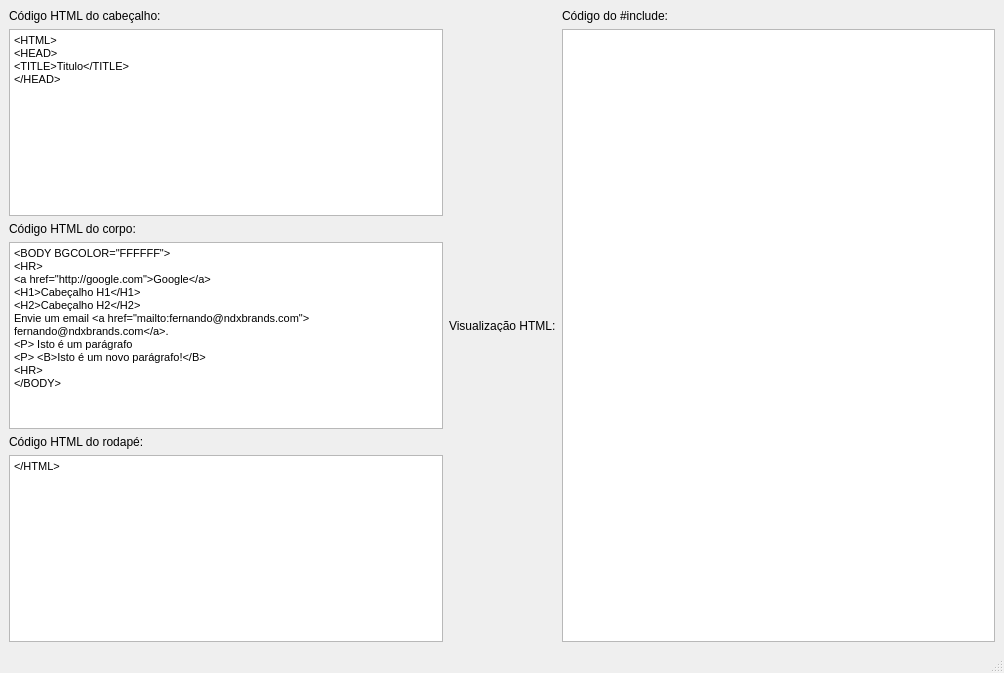
<?xml version="1.0" encoding="UTF-8"?>
<ui version="4.0">
 <class>MainWindow</class>
 <widget class="QMainWindow" name="MainWindow">
  <property name="geometry">
   <rect>
    <x>0</x>
    <y>0</y>
    <width>1004</width>
    <height>673</height>
   </rect>
  </property>
  <property name="windowTitle">
   <string>HTML2ESP - VA</string>
  </property>
  <widget class="QWidget" name="centralwidget">
   <layout class="QGridLayout" name="gridLayout">
    <item row="0" column="0">
     <layout class="QHBoxLayout" name="geral">
      <item>
       <layout class="QVBoxLayout" name="verticalLayout">
        <item>
         <widget class="QLabel" name="label">
          <property name="text">
           <string>Código HTML do cabeçalho:</string>
          </property>
         </widget>
        </item>
        <item>
         <widget class="QTextEdit" name="headCode">
          <property name="minimumSize">
           <size>
            <width>300</width>
            <height>0</height>
           </size>
          </property>
          <property name="maximumSize">
           <size>
            <width>500</width>
            <height>16777215</height>
           </size>
          </property>
          <property name="html">
           <string>&lt;!DOCTYPE HTML PUBLIC &quot;-//W3C//DTD HTML 4.0//EN&quot; &quot;http://www.w3.org/TR/REC-html40/strict.dtd&quot;&gt;
&lt;html&gt;&lt;head&gt;&lt;meta name=&quot;qrichtext&quot; content=&quot;1&quot; /&gt;&lt;style type=&quot;text/css&quot;&gt;
p, li { white-space: pre-wrap; }
&lt;/style&gt;&lt;/head&gt;&lt;body style=&quot; font-family:'MS Shell Dlg 2'; font-size:8.25pt; font-weight:400; font-style:normal;&quot;&gt;
&lt;p style=&quot; margin-top:0px; margin-bottom:0px; margin-left:0px; margin-right:0px; -qt-block-indent:0; text-indent:0px;&quot;&gt;&lt;span style=&quot; font-family:'Arial'; font-size:8pt; color:#000000;&quot;&gt;&amp;lt;HTML&amp;gt;&lt;/span&gt;&lt;/p&gt;
&lt;p style=&quot; margin-top:0px; margin-bottom:0px; margin-left:0px; margin-right:0px; -qt-block-indent:0; text-indent:0px;&quot;&gt;&lt;span style=&quot; font-family:'Arial'; font-size:8pt; color:#000000;&quot;&gt;&amp;lt;HEAD&amp;gt;&lt;/span&gt;&lt;/p&gt;
&lt;p style=&quot; margin-top:0px; margin-bottom:0px; margin-left:0px; margin-right:0px; -qt-block-indent:0; text-indent:0px;&quot;&gt;&lt;span style=&quot; font-family:'Arial'; font-size:8pt; color:#000000;&quot;&gt;&amp;lt;TITLE&amp;gt;Titulo&amp;lt;/TITLE&amp;gt;&lt;/span&gt;&lt;/p&gt;
&lt;p style=&quot; margin-top:0px; margin-bottom:0px; margin-left:0px; margin-right:0px; -qt-block-indent:0; text-indent:0px;&quot;&gt;&lt;span style=&quot; font-family:'Arial'; font-size:8pt; color:#000000;&quot;&gt;&amp;lt;/HEAD&amp;gt;&lt;/span&gt;&lt;/p&gt;
&lt;p style=&quot;-qt-paragraph-type:empty; margin-top:0px; margin-bottom:0px; margin-left:0px; margin-right:0px; -qt-block-indent:0; text-indent:0px; font-family:'MS Shell Dlg 2';&quot;&gt;&lt;br /&gt;&lt;/p&gt;&lt;/body&gt;&lt;/html&gt;</string>
          </property>
          <property name="acceptRichText">
           <bool>false</bool>
          </property>
         </widget>
        </item>
        <item>
         <widget class="QLabel" name="label_2">
          <property name="text">
           <string>Código HTML do corpo:</string>
          </property>
         </widget>
        </item>
        <item>
         <widget class="QTextEdit" name="bodyCode">
          <property name="minimumSize">
           <size>
            <width>300</width>
            <height>0</height>
           </size>
          </property>
          <property name="maximumSize">
           <size>
            <width>500</width>
            <height>16777215</height>
           </size>
          </property>
          <property name="html">
           <string>&lt;!DOCTYPE HTML PUBLIC &quot;-//W3C//DTD HTML 4.0//EN&quot; &quot;http://www.w3.org/TR/REC-html40/strict.dtd&quot;&gt;
&lt;html&gt;&lt;head&gt;&lt;meta name=&quot;qrichtext&quot; content=&quot;1&quot; /&gt;&lt;style type=&quot;text/css&quot;&gt;
p, li { white-space: pre-wrap; }
&lt;/style&gt;&lt;/head&gt;&lt;body style=&quot; font-family:'MS Shell Dlg 2'; font-size:8.25pt; font-weight:400; font-style:normal;&quot;&gt;
&lt;p style=&quot; margin-top:0px; margin-bottom:0px; margin-left:0px; margin-right:0px; -qt-block-indent:0; text-indent:0px;&quot;&gt;&lt;span style=&quot; font-family:'Arial'; font-size:8pt; color:#000000;&quot;&gt;&amp;lt;BODY BGCOLOR=&amp;quot;FFFFFF&amp;quot;&amp;gt;&lt;/span&gt;&lt;/p&gt;
&lt;p style=&quot; margin-top:0px; margin-bottom:0px; margin-left:0px; margin-right:0px; -qt-block-indent:0; text-indent:0px;&quot;&gt;&lt;span style=&quot; font-family:'Arial'; font-size:8pt; color:#000000;&quot;&gt;&amp;lt;HR&amp;gt;&lt;/span&gt;&lt;/p&gt;
&lt;p style=&quot; margin-top:0px; margin-bottom:0px; margin-left:0px; margin-right:0px; -qt-block-indent:0; text-indent:0px;&quot;&gt;&lt;span style=&quot; font-family:'Arial'; font-size:8pt; color:#000000;&quot;&gt;&amp;lt;a href=&amp;quot;http://google.com&amp;quot;&amp;gt;Google&amp;lt;/a&amp;gt;&lt;/span&gt;&lt;/p&gt;
&lt;p style=&quot; margin-top:0px; margin-bottom:0px; margin-left:0px; margin-right:0px; -qt-block-indent:0; text-indent:0px;&quot;&gt;&lt;span style=&quot; font-family:'Arial'; font-size:8pt; color:#000000;&quot;&gt;&amp;lt;H1&amp;gt;Cabeçalho H1&amp;lt;/H1&amp;gt;&lt;/span&gt;&lt;/p&gt;
&lt;p style=&quot; margin-top:0px; margin-bottom:0px; margin-left:0px; margin-right:0px; -qt-block-indent:0; text-indent:0px;&quot;&gt;&lt;span style=&quot; font-family:'Arial'; font-size:8pt; color:#000000;&quot;&gt;&amp;lt;H2&amp;gt;Cabeçalho H2&amp;lt;/H2&amp;gt;&lt;/span&gt;&lt;/p&gt;
&lt;p style=&quot; margin-top:0px; margin-bottom:0px; margin-left:0px; margin-right:0px; -qt-block-indent:0; text-indent:0px;&quot;&gt;&lt;span style=&quot; font-family:'Arial'; font-size:8pt; color:#000000;&quot;&gt;Envie um email &amp;lt;a href=&amp;quot;mailto:fernando@ndxbrands.com&amp;quot;&amp;gt;&lt;/span&gt;&lt;/p&gt;
&lt;p style=&quot; margin-top:0px; margin-bottom:0px; margin-left:0px; margin-right:0px; -qt-block-indent:0; text-indent:0px;&quot;&gt;&lt;span style=&quot; font-family:'Arial'; font-size:8pt; color:#000000;&quot;&gt;fernando@ndxbrands.com&amp;lt;/a&amp;gt;.&lt;/span&gt;&lt;/p&gt;
&lt;p style=&quot; margin-top:0px; margin-bottom:0px; margin-left:0px; margin-right:0px; -qt-block-indent:0; text-indent:0px;&quot;&gt;&lt;span style=&quot; font-family:'Arial'; font-size:8pt; color:#000000;&quot;&gt;&amp;lt;P&amp;gt; Isto é um parágrafo&lt;/span&gt;&lt;/p&gt;
&lt;p style=&quot; margin-top:0px; margin-bottom:0px; margin-left:0px; margin-right:0px; -qt-block-indent:0; text-indent:0px;&quot;&gt;&lt;span style=&quot; font-family:'Arial'; font-size:8pt; color:#000000;&quot;&gt;&amp;lt;P&amp;gt; &amp;lt;B&amp;gt;Isto é um novo parágrafo!&amp;lt;/B&amp;gt;&lt;/span&gt;&lt;/p&gt;
&lt;p style=&quot; margin-top:0px; margin-bottom:0px; margin-left:0px; margin-right:0px; -qt-block-indent:0; text-indent:0px;&quot;&gt;&lt;span style=&quot; font-family:'Arial'; font-size:8pt; color:#000000;&quot;&gt;&amp;lt;HR&amp;gt;&lt;/span&gt;&lt;/p&gt;
&lt;p style=&quot; margin-top:0px; margin-bottom:0px; margin-left:0px; margin-right:0px; -qt-block-indent:0; text-indent:0px;&quot;&gt;&lt;span style=&quot; font-family:'Arial'; font-size:8pt; color:#000000;&quot;&gt;&amp;lt;/BODY&amp;gt;&lt;/span&gt;&lt;/p&gt;&lt;/body&gt;&lt;/html&gt;</string>
          </property>
          <property name="acceptRichText">
           <bool>false</bool>
          </property>
         </widget>
        </item>
        <item>
         <widget class="QLabel" name="label_3">
          <property name="text">
           <string>Código HTML do rodapé:</string>
          </property>
         </widget>
        </item>
        <item>
         <widget class="QTextEdit" name="footerCode">
          <property name="minimumSize">
           <size>
            <width>300</width>
            <height>0</height>
           </size>
          </property>
          <property name="maximumSize">
           <size>
            <width>500</width>
            <height>16777215</height>
           </size>
          </property>
          <property name="html">
           <string>&lt;!DOCTYPE HTML PUBLIC &quot;-//W3C//DTD HTML 4.0//EN&quot; &quot;http://www.w3.org/TR/REC-html40/strict.dtd&quot;&gt;
&lt;html&gt;&lt;head&gt;&lt;meta name=&quot;qrichtext&quot; content=&quot;1&quot; /&gt;&lt;style type=&quot;text/css&quot;&gt;
p, li { white-space: pre-wrap; }
&lt;/style&gt;&lt;/head&gt;&lt;body style=&quot; font-family:'MS Shell Dlg 2'; font-size:8.25pt; font-weight:400; font-style:normal;&quot;&gt;
&lt;p style=&quot; margin-top:0px; margin-bottom:0px; margin-left:0px; margin-right:0px; -qt-block-indent:0; text-indent:0px;&quot;&gt;&lt;span style=&quot; font-family:'Arial'; font-size:8pt; color:#000000;&quot;&gt;&amp;lt;/HTML&amp;gt;&lt;/span&gt;&lt;/p&gt;&lt;/body&gt;&lt;/html&gt;</string>
          </property>
          <property name="acceptRichText">
           <bool>false</bool>
          </property>
         </widget>
        </item>
       </layout>
      </item>
     </layout>
    </item>
    <item row="0" column="3">
     <layout class="QVBoxLayout" name="verticalLayout_2">
      <item>
       <widget class="QLabel" name="label_4">
        <property name="text">
         <string>Código do #include:</string>
        </property>
       </widget>
      </item>
      <item>
       <widget class="QPlainTextEdit" name="espCode">
        <property name="minimumSize">
         <size>
          <width>300</width>
          <height>0</height>
         </size>
        </property>
        <property name="maximumSize">
         <size>
          <width>500</width>
          <height>16777215</height>
         </size>
        </property>
       </widget>
      </item>
     </layout>
    </item>
    <item row="0" column="1">
     <layout class="QVBoxLayout" name="centro">
      <item>
       <widget class="QLabel" name="label_5">
        <property name="maximumSize">
         <size>
          <width>16777215</width>
          <height>13</height>
         </size>
        </property>
        <property name="text">
         <string>Visualização HTML:</string>
        </property>
       </widget>
      </item>
     </layout>
    </item>
   </layout>
  </widget>
  <widget class="QMenuBar" name="menubar">
   <property name="geometry">
    <rect>
     <x>0</x>
     <y>0</y>
     <width>1004</width>
     <height>21</height>
    </rect>
   </property>
  </widget>
  <widget class="QStatusBar" name="statusbar">
   <property name="acceptDrops">
    <bool>false</bool>
   </property>
  </widget>
 </widget>
 <resources/>
 <connections/>
</ui>
